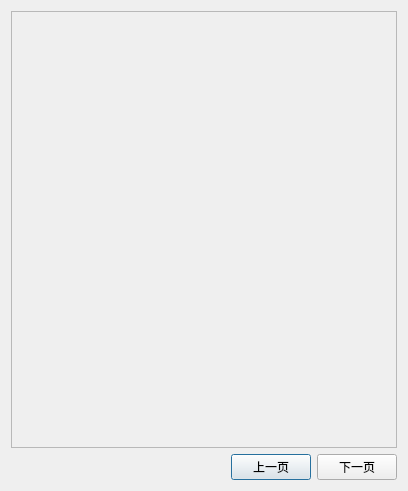
<?xml version="1.0" encoding="UTF-8"?>
<ui version="4.0">
 <class>ShowImagesDialog</class>
 <widget class="QDialog" name="ShowImagesDialog">
  <property name="geometry">
   <rect>
    <x>0</x>
    <y>0</y>
    <width>408</width>
    <height>491</height>
   </rect>
  </property>
  <property name="windowTitle">
   <string>ShowImagesDialog</string>
  </property>
  <layout class="QGridLayout" name="gridLayout">
   <item row="0" column="0">
    <layout class="QVBoxLayout" name="verticalLayout">
     <item>
      <widget class="QFrame" name="frame">
       <property name="sizePolicy">
        <sizepolicy hsizetype="Preferred" vsizetype="Expanding">
         <horstretch>0</horstretch>
         <verstretch>0</verstretch>
        </sizepolicy>
       </property>
       <property name="frameShape">
        <enum>QFrame::StyledPanel</enum>
       </property>
       <property name="frameShadow">
        <enum>QFrame::Raised</enum>
       </property>
      </widget>
     </item>
     <item>
      <layout class="QHBoxLayout" name="horizontalLayout">
       <item>
        <spacer name="horizontalSpacer">
         <property name="orientation">
          <enum>Qt::Horizontal</enum>
         </property>
         <property name="sizeHint" stdset="0">
          <size>
           <width>40</width>
           <height>20</height>
          </size>
         </property>
        </spacer>
       </item>
       <item>
        <widget class="QPushButton" name="btnPrev">
         <property name="text">
          <string>上一页</string>
         </property>
        </widget>
       </item>
       <item>
        <widget class="QPushButton" name="btnNext">
         <property name="text">
          <string>下一页</string>
         </property>
        </widget>
       </item>
      </layout>
     </item>
    </layout>
   </item>
  </layout>
 </widget>
 <resources/>
 <connections/>
</ui>
